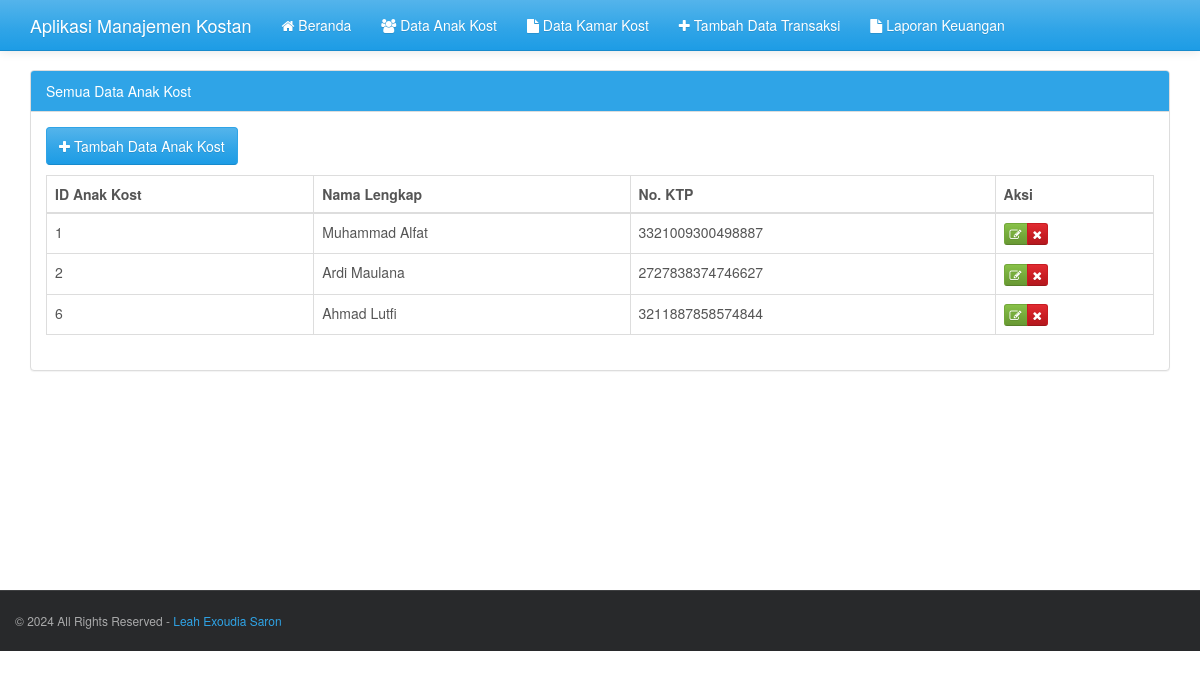
Page /anak_kost.php on the committed database.
### tables this page shows
CREATE TABLE IF NOT EXISTS `penghuni_kostan` (
`id_anak_kost` int(11) NOT NULL,
  `nama_lengkap` varchar(35) NOT NULL,
  `no_ktp` varchar(100) NOT NULL
);

### anak_kost.php (the view, shortened to what this page needs)
<?php
include("config.php");
?>
<!DOCTYPE html>
<html>
<head>
	<?php include("include/css.php"); ?>
</head>
<body>
	<header>
		<?php include("include/header.php"); ?>
	</header>
	<div class='container' style='margin-top:70px'>
		<div class='row' style='min-height:520px'>
			<div class='col-md-12'>
				<div class='panel panel-primary'>
					<div class='panel-heading'>Semua Data Anak Kost</div>
					<div class='panel-body'>
						<a class='btn btn-primary' href='add_anak_kost.php'><i class='fa fa-plus'></i> Tambah Data Anak Kost</a>
						<p>
						<table class="table table-hover table-bordered">
							<thead>
								<tr>
									<th>ID Anak Kost</th>
									<th>Nama Lengkap</th>
									<th>No. KTP</th>
									<th>Aksi</th>
								</tr>
							</thead>
							<tbody>
								<?php
								$sqlquery = "SELECT * FROM penghuni_kostan";
								if ($result = mysqli_query($koneksi, $sqlquery)) {
									while ($row = mysqli_fetch_assoc($result)) {
								?>
										<tr>
											<td><?php echo $row["id_anak_kost"]; ?></td>
											<td><?php echo $row["nama_lengkap"]; ?></td>
											<td><?php echo $row["no_ktp"]; ?></td>
											<td>
												<div class="btn-group">
													<a href="edit_anak_kost.php?id_anak_kost=<?php echo $row["id_anak_kost"]; ?>" class="btn btn-xs btn-success" title='Edit'> <i class="fa fa-edit"></i> </a>
													<a onclick="return confirm('Anda yakin ingin menghapus data tersebut?');" href="aksi_anak_kost.php?act=delete&id_anak_kost=<?php echo $row["id_anak_kost"]; ?>" class="btn btn-xs btn-danger"> <i class="fa fa-remove" title='Hapus'></i> </a>
												</div>
											</td>
										</tr>
								<?php
									}
								}
								?>
							</tbody>
						</table>
					</div>
				</div>
			</div>
		</div>
	</div>
	<?php include("include/footer.php"); ?>
</body>
</html>

### rows in the picture
penghuni_kostan: id_anak_kost "1", nama_lengkap "Muhammad Alfat", no_ktp "3321009300498887"
penghuni_kostan: id_anak_kost "2", nama_lengkap "Ardi Maulana", no_ktp "2727838374746627"
penghuni_kostan: id_anak_kost "6", nama_lengkap "Ahmad Lutfi", no_ktp "3211887858574844"
